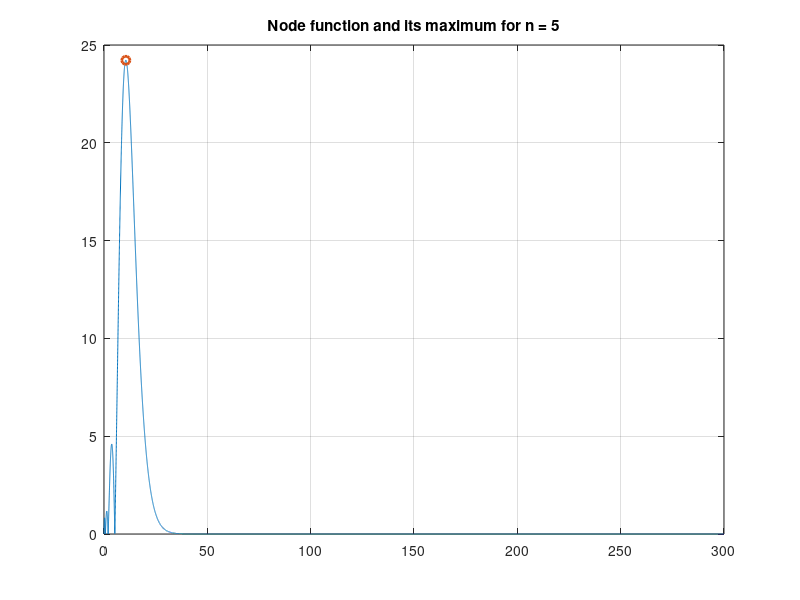
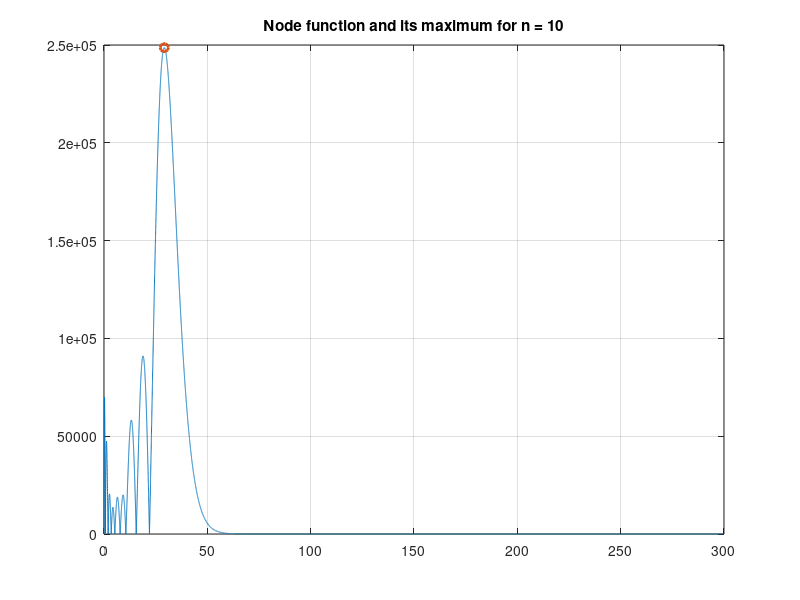
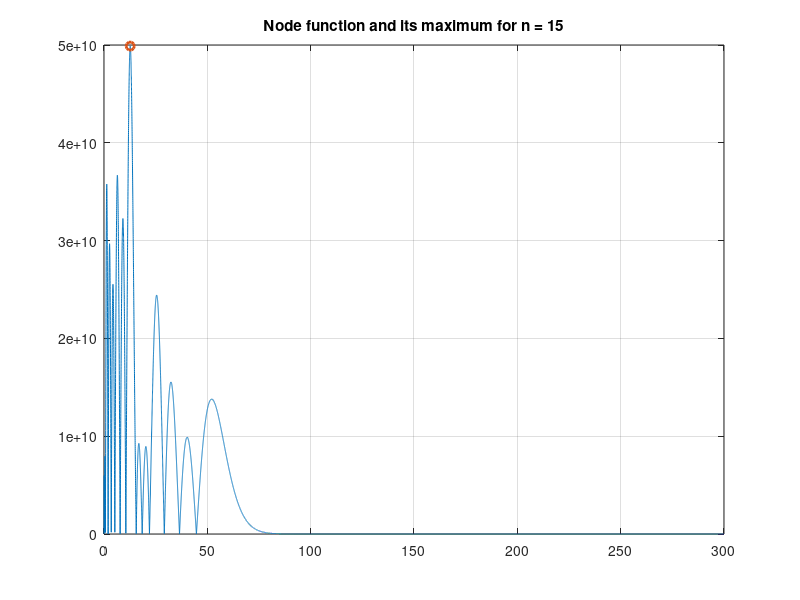
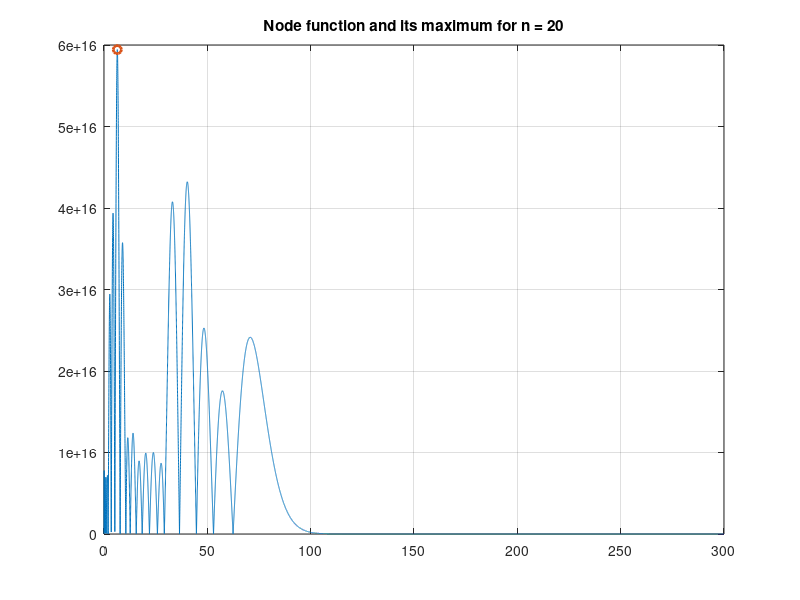

MATLAB code to generate these figures, in order: (Note: this script raises an error after producing the figures.)

%----------------------------------------------------
% Sparse Grid Matlab Kit
% Copyright (c) 2009-2018 L. Tamellini, F. Nobile, C. Piazzola
% See LICENSE.txt for license
%----------------------------------------------------

clc
clear all

%% Computation of Exponential Leja Nodes

clear

tic;
% Tolerance for node computation
tol = 1e-16;
% Initial and refinement step size
h0 = 1e-2;
% Initial or coarse search grid
x = 0:h0:300;
% Corresponding weight function values
w = exp(-0.5 * abs(x));
% Initializing node vector - arbitrary choice
X = 0;

% number of points to be computed
NMAX = 50; 
disp = 0:5:NMAX; % indicating if nodes function and attained minimum is plotted

% Loop over length of node vector
for n = 2:NMAX
    % Update weighted node function to be maximized
    x_k = X(n-1);
    w = abs(x-x_k) .* w; 
    
    % Search for maximum on coarse level
    [~,ind] = max(w);

    % Adaptively refine search grid around maximum on current grid
    h = h0;
    x_fine = x;
    counter = 0; 
    while(h > tol)
        counter = counter+1;
        h = h0*h; % refine step size
        if ind == 1
            x_fine = x_fine(ind):h:x_fine(ind+1);
        else
            x_fine = x_fine(ind-1):h:x_fine(ind+1); % refine grid around maximum
        end
        w_fine = exp(-0.5 * abs(x_fine)); % compute weights on finer grid
        % compute node function values on finer grid
        w_fine = abs(prod(repmat(x_fine,n-1,1)-repmat(X',1,length(x_fine)),1)) .* w_fine;
        % Search for maximum on finer grid
        [~,ind] = max(w_fine);
    end
    % Update node vector 
    X(n) = x_fine(ind);
  
    % uncomment this for plots of function to be minimized    
    if (islogical(disp) && disp) || (isnumeric(disp) && ~isempty(find(disp==n)))
       figure()
       plot(x,w,'-',X(n),w_fine(ind),'o','LineWidth',2)
       grid on;
       title(sprintf('Node function and its maximum for n = %i',n))
    end
    
end
toc;

%-------------------------------------------------------
% Computation of corresponding weights

tic;
W = zeros(NMAX); % we store quadrature weights for rule with P points as P-th column


for n = 1:NMAX
    nodes = X(1:n);
    [x_quad,w_quad] = knots_exponential(ceil(n/2),1);
    nnn = 1:n;
    for k=nnn
        W(k,n) = dot(lagr_eval(nodes(k), nodes(nnn~=k),x_quad), w_quad);
    end
end
toc;

% plot(X) when X is matrix plots the columns of X, therefore

figure
semilogy(abs(W),'-') % plots weights of each quadrature rule

figure
plot(W','-') % plots trend of weights of each quadrature rule

% save('exponential_leja.txt','X','W','-ascii','-double')

%% Testing each exponential-Leja quadrature on computation of moments of an exponential random variable

clear

% Moments of a exponential distribution: 
% n!/lambda^n (lambda: rate factor, here lambda=1) 
p_max = 50;
mom = zeros(1,1+p_max);
for p = 0:1:p_max
    mom(p+1) = prod(1:p);
end

% Quadrature error for polynomials
imax = 50;
err = zeros(1+p_max,imax);
errGLagu = zeros(1+p_max,imax);

% for each formula, we test its approximation of increasing moments
for n=1:50
    % Exponential-Leja quadrature rule using n nodes
    [x_Lj,w_Lj]=knots_exponential_leja(n,1);
        
    % Gauss-Laguerre quadrature of same accuracy
    [x_GLagu,w_GLagu] = knots_exponential(ceil(n/2),1); % lambda = 1
    
    for p=0:p_max
        if p<n+5 % if the degree is "not too much" compute error
            err(1+p,n) = abs(mom(1+p) - dot(x_Lj.^p,w_Lj) );
            errGLagu(1+p,n) = abs(mom(1+p) - dot(x_GLagu.^p,w_GLagu) );
        else % otherwise,  error is just too much,  we  set it to NaN
            err(1+p,n) = NaN;
            errGLagu(1+p,n) = NaN;    
        end
    end
    
    % Plotting errors
    figure
    semilogy(0:p_max, err(:,n),'o',0:p_max, errGLagu(:,n),'+','LineWidth',2)
    grid on
    set(gca,'FontSize',14)
    legend(sprintf('Exponential-Leja (n=%i)',n),sprintf('Gauss-Laguerre (n=%i)',ceil(n/2)))
    set(legend,'Location','NorthWest')
    xlabel('Polynomial degree p')
    ylabel('Absolute quadrature error')
    
    pause
    
end

%% 1d quadrature - convergence test: increase number of points in the quadrature rule

clear

imax=50;

% function to be integrated

% the function resembles a discontinuous (step function) the higher the factor in the argument of the exp is
% f = @(x) 1./(1+exp(0.5*x)); 

% oscillatory function: change the period to see different speed of convergence 
% the higher the factor the more oscillatory the function 
% f = @(x) cos(0.5*x); 

% peak function: the factor in front of the norm acts on the steepness of the peak 
% the higher the number the steeper the peak
f = @(x) 1./(1+0.1*x.^2); 

quad_Lj = zeros(1,imax);
quad_GLagu = zeros(1,imax);
nb_pts =zeros(1,imax);

% refining quad rule
for i=1:imax
    
    n = lev2knots_lin(i);
    nb_pts(i) = n;

    [x_Lj,w_Lj] = knots_exponential_leja(n,1);   
    [x_GLagu,w_GLagu] = knots_exponential(n,1);
    
    quad_Lj(i) = dot(f(x_Lj),w_Lj);
    quad_GLagu(i) = dot(f(x_GLagu),w_GLagu);
end

% exact integral
[x_GLagu,w_GLagu] = knots_exponential(100,1);
exact = dot(f(x_GLagu),w_GLagu);
err_Lj = abs(quad_Lj - exact);
err_GLagu = abs(quad_GLagu - exact);


% Plotting errors
figure
semilogy(nb_pts, err_Lj,'-xr','LineWidth',2,'DisplayName','Exponential-Leja pts')
grid on
hold on
semilogy(nb_pts, err_GLagu,'-ob','LineWidth',2,'DisplayName','Gauss-Laguerre pts')

legend show
set(legend,'Location','SouthWest')
ylim([1e-16 10])


%% 2d quadrature - convergence test

clear

% dimension of space
N=2;

% we use a simple TD rule, up to this level
w_max=15;

% function to be integrated
% f = @(x) 1/(1+exp(0.1*sum(x))); 
% f = @(x) cos(0.2*sum(x)); 
f = @(x) 1/(1+0.1*norm(x)^2); 

knots_Lj = @(n) knots_exponential_leja(n,1);   
knots_GLagu = @(n) knots_exponential(n,1);

quad_Lj=zeros(1,w_max);
quad_GLagu=zeros(1,w_max);

nb_pts_Lj =zeros(1,w_max);
nb_pts_GLagu =zeros(1,w_max);

% we introduce auxiliary containers to recycle previous evaluations and speed up the computation
S_Lj_old=[];
Sr_Lj_old=[];
evals_Lj_old=[];

S_GLagu_old=[];
Sr_GLagu_old=[];
evals_GLagu_old=[];

% the convergence loop for Leja and Gauss Laguerre
for w=1:w_max       
    
    disp('Exponential-Leja');
    S_Lj = smolyak_grid(N,w,knots_Lj,@lev2knots_2step, @(i) sum(i-1), S_Lj_old); % using 2step rule to ramp faster to rules with high number of points
    Sr_Lj = reduce_sparse_grid(S_Lj);
    [res,evals]= quadrature_on_sparse_grid(f, S_Lj, Sr_Lj, evals_Lj_old, S_Lj_old, Sr_Lj_old);
    quad_Lj(w) = res;
    evals_Lj_old = evals;
    S_Lj_old=S_Lj;
    Sr_Lj_old = Sr_Lj;
    nb_pts_Lj(w) = Sr_Lj.size;

    disp('Gauss-Laguerre');
    S_GLagu = smolyak_grid(N,w,knots_GLagu,@lev2knots_lin, @(i) sum(i-1), S_GLagu_old);
    Sr_GLagu = reduce_sparse_grid(S_GLagu);    
    [res, evals]  = quadrature_on_sparse_grid(f, S_GLagu, Sr_GLagu, evals_GLagu_old, S_GLagu_old, Sr_GLagu_old);
    quad_GLagu(w) = res;
    evals_GLagu_old = evals;
    S_GLagu_old = S_GLagu;
    Sr_GLagu_old = Sr_GLagu;    
    nb_pts_GLagu(w) = Sr_GLagu.size;
end


% exact integral
disp('computing reference solution');
S_GLagu = smolyak_grid(N,w_max+4,knots_GLagu,@lev2knots_lin, @(i) sum(i-1), S_GLagu_old);
Sr_GLagu = reduce_sparse_grid(S_GLagu);
exact = quadrature_on_sparse_grid(f,S_GLagu,Sr_GLagu,evals_GLagu_old,S_GLagu_old,Sr_GLagu_old);

% errors
err_Lj=abs(quad_Lj - exact);
err_GLagu=abs(quad_GLagu - exact);

figure
loglog(nb_pts_Lj, err_Lj,'-xr','LineWidth',2,'DisplayName','Exponential Leja pts')
grid on
hold on
loglog(nb_pts_GLagu, err_GLagu,'-ob','LineWidth',2,'DisplayName','Gauss Laguerre pts')

legend show
set(legend,'Location','NorthEast')


%% interpolation error in 1D

clear

% function to be interpoled
f1 = @(x) 1./(1+0.1*x.^2); 
f2 = @(x) 1./(2+exp(x)); 
f3 = @(x) cos(3*x+1); 

ff = {f1;f2;f3}; 

figure('units','normalized','outerposition',[0.05 0.05 0.9 0.9])

for j=1:3
    
    f = ff{j}; 

    % sample the function 
    samplesize = 50;
    sampleset = (linspace(0,2,samplesize)); 
    F_samples = f(sampleset);

    % the convergence analysis
    imax=50;

    err_Lj=zeros(1,imax);
    err_GH=zeros(1,imax);

    nb_pts =zeros(1,imax);

    for i=1:imax

        n = lev2knots_lin(i);
        nb_pts(i) = n;
        nnn = 1:n;

        % here we build the lagrange interpolant for Leja and evaluate the error
        [x_Lj,w_Lj]=knots_exponential_leja(n,1);       
        interp_Lj = zeros(1,samplesize);
        for k=nnn
            interp_Lj =  interp_Lj + f(x_Lj(k))*lagr_eval(x_Lj(k), x_Lj(nnn~=k),sampleset);
        end    
        err_Lj(i) = max(abs(F_samples - interp_Lj)); 


        % repeat for Gauss Hermite
        [x_GLagu,w_GLagu]=knots_exponential(n,1);
        interp_GLagu = zeros(1,samplesize);
        for k=nnn
            interp_GLagu =  interp_GLagu + f(x_GLagu(k))*lagr_eval(x_GLagu(k), x_GLagu(nnn~=k),sampleset);
        end    
        err_GLagu(i) = max(abs(F_samples - interp_GLagu)); 

    end
    
    subplot(2,3,j)
    plot(sampleset, F_samples,'-k','LineWidth',1.5,'DisplayName','f')
    hold on 
    plot(sampleset, interp_Lj,'*r','DisplayName','interp - Leja pts ')
    plot(sampleset, interp_GLagu,'+b','DisplayName','interp - Gauss pts ')
    legend show
    set(legend,'Location','SouthWest')
    title(strrep(char(ff{j}),'@(x)','f='))

    % Plotting errors
    subplot(2,3,3+j)
    semilogy(nb_pts, err_Lj,'-xr','LineWidth',1.5,'DisplayName','Exp-Leja pts')
    hold on
    semilogy(nb_pts, err_GLagu,'-ob','LineWidth',1.5,'DisplayName','Gauss-Laguerre pts')
    grid on
    legend show
    set(legend,'Location','SouthWest')

end
